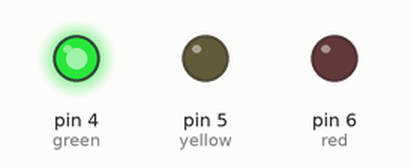
The sketch below on a simulated Arduino Uno, built with avr-gcc and run on an emulated ATmega328P. Parts: output pins drawn as LEDs (lit = HIGH).

Above: at 2.5 s.
At 9.5 s:
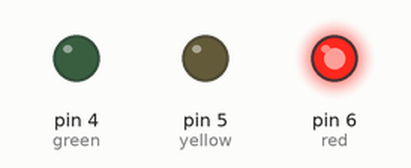
At 13.0 s:
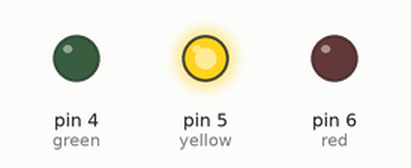
Timing chart, 0 to 18.2 s (numbered marks = the images above):
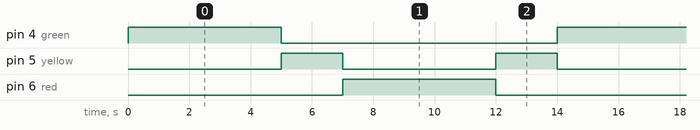

The sketch:

traffic-control-program.ino
```cpp
void setup() {
  // put your setup code here, to run once:
    int green = 4;
    int yellow = 5;
    int red = 6;

    pinMode(green, OUTPUT);
    pinMode(yellow, OUTPUT);
    pinMode(red, OUTPUT);
}

void traffic() {
  digitalWrite(4, HIGH);
  delay(5000);
  digitalWrite(4, LOW);
  digitalWrite(5, HIGH);
  delay(2000);
  digitalWrite(5, LOW);
  digitalWrite(6, HIGH);
  delay(5000);
  digitalWrite(6, LOW);
  digitalWrite(5, HIGH);
  delay(2000);
  digitalWrite(5, LOW);
}


void loop() {
  // put your main code here, to run repeatedly:
    traffic();
}
```

Measured:
- by itself, pin 4 (green), pin 6 (red): alternates HIGH for 5.0 s and LOW for 9.0 s
- by itself, pin 5 (yellow): alternates HIGH for 2.0 s and LOW for 5.0 s
- by itself, everything shown: repeats every 14.0 s, in 5 steps
